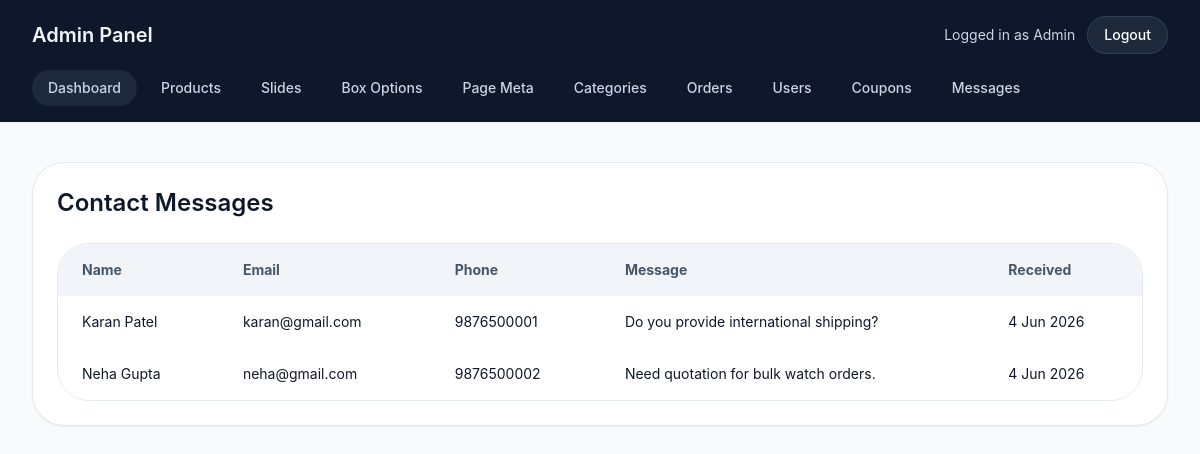
Page /admin/messages.php (signed in) on the committed database.
### tables this page shows
CREATE TABLE IF NOT EXISTS users (
    id INT AUTO_INCREMENT PRIMARY KEY,
    name VARCHAR(120) NOT NULL,
    phone VARCHAR(20) DEFAULT NULL,
    email VARCHAR(150) NOT NULL UNIQUE,
    password VARCHAR(255) NOT NULL,
    role ENUM('user','admin') NOT NULL DEFAULT 'user',
    created_at TIMESTAMP DEFAULT CURRENT_TIMESTAMP
);

CREATE TABLE IF NOT EXISTS contact_messages (
    id INT AUTO_INCREMENT PRIMARY KEY,
    name VARCHAR(120) NOT NULL,
    email VARCHAR(150) NOT NULL,
    phone VARCHAR(20) NOT NULL,
    message TEXT NOT NULL,
    created_at TIMESTAMP DEFAULT CURRENT_TIMESTAMP
);

### includes/functions.php (called while the page is built, shortened)
<?php
require_once __DIR__ . '/db.php';
function sanitize($value) {
    return htmlspecialchars(trim($value), ENT_QUOTES, 'UTF-8');
}
function isLoggedIn() {
    return !empty($_SESSION['user_id']);
}
function getCurrentUser() {
    global $pdo;
    $stmt = $pdo->prepare('SELECT id, name, email FROM users WHERE id = ?');
    $stmt->execute([$_SESSION['user_id']]);
    return $stmt->fetch();
}

### admin/messages.php (the view, shortened to what this page needs)
<?php
require_once __DIR__ . '/_header.php';
$messages = $pdo->query('SELECT * FROM contact_messages ORDER BY created_at DESC')->fetchAll();
?>
<div class="rounded-[2rem] border border-slate-200 bg-white p-6 shadow-sm">
    <h2 class="text-2xl font-semibold text-slate-900">Contact Messages</h2>
    <div class="mt-6 overflow-hidden rounded-[2rem] border border-slate-200">
        <table class="w-full border-separate border-spacing-0 text-left text-sm">
            <thead class="bg-slate-100 text-slate-600"><tr><th class="px-6 py-4">Name</th><th class="px-6 py-4">Email</th><th class="px-6 py-4">Phone</th><th class="px-6 py-4">Message</th><th class="px-6 py-4">Received</th></tr></thead>
            <tbody>
                <?php foreach ($messages as $message): ?>
                    <tr class="border-t border-slate-200 bg-white">
                        <td class="px-6 py-4"><?= sanitize($message['name']) ?></td>
                        <td class="px-6 py-4"><?= sanitize($message['email']) ?></td>
                        <td class="px-6 py-4"><?= sanitize($message['phone']) ?></td>
                        <td class="px-6 py-4"><?= nl2br(sanitize($message['message'])) ?></td>
                        <td class="px-6 py-4"><?= date('j M Y', strtotime($message['created_at'])) ?></td>
                    </tr>
                <?php endforeach; ?>
            </tbody>
        </table>
    </div>
</div>
<?php require_once __DIR__ . '/_footer.php'; ?>

### admin/_header.php (shortened to what this page needs)
<?php
require_once __DIR__ . '/../includes/functions.php';
$adminName = sanitize($_SESSION['user_id'] ? getCurrentUser()['name'] : 'Admin');
?>
<!DOCTYPE html>
<html lang="en">
<head>
    <script src="https://cdn.tailwindcss.com"></script>
    <link rel="stylesheet" href="https://cdnjs.cloudflare.com/ajax/libs/font-awesome/6.5.2/css/all.min.css" />
</head>
<body class="min-h-screen bg-slate-50 text-slate-900 font-body">
<header class="bg-slate-900 text-slate-100 shadow-sm">
    <div class="mx-auto flex max-w-7xl flex-col gap-4 px-4 py-4 sm:px-6 lg:px-8">
        <div class="flex items-center justify-between gap-4">
            <a href="<?= BASE_URL ?>/admin/dashboard.php" class="text-xl font-semibold">Admin Panel</a>
            <div class="flex items-center gap-3">
                <span class="text-sm text-slate-300">Logged in as <?= $adminName ?></span>
                <a href="<?= BASE_URL ?>/admin/logout.php" class="rounded-full border border-slate-700 bg-slate-800 px-4 py-2 text-sm font-medium text-white hover:bg-slate-700">Logout</a>
            </div>
        </div>
        <nav class="flex flex-wrap gap-2 text-sm font-medium text-slate-300">
            <a href="<?= BASE_URL ?>/admin/dashboard.php" class="rounded-full bg-slate-800 px-4 py-2 hover:bg-slate-700">Dashboard</a>
            <a href="<?= BASE_URL ?>/admin/products.php" class="rounded-full px-4 py-2 hover:bg-slate-700">Products</a>
            <a href="<?= BASE_URL ?>/admin/slides.php" class="rounded-full px-4 py-2 hover:bg-slate-700">Slides</a>
            <a href="<?= BASE_URL ?>/admin/box-options.php" class="rounded-full px-4 py-2 hover:bg-slate-700">Box Options</a>
            <a href="<?= BASE_URL ?>/admin/page-meta.php" class="rounded-full px-4 py-2 hover:bg-slate-700">Page Meta</a>
            <a href="<?= BASE_URL ?>/admin/categories.php" class="rounded-full px-4 py-2 hover:bg-slate-700">Categories</a>
            <a href="<?= BASE_URL ?>/admin/orders.php" class="rounded-full px-4 py-2 hover:bg-slate-700">Orders</a>
            <a href="<?= BASE_URL ?>/admin/users.php" class="rounded-full px-4 py-2 hover:bg-slate-700">Users</a>
            <a href="<?= BASE_URL ?>/admin/coupons.php" class="rounded-full px-4 py-2 hover:bg-slate-700">Coupons</a>
            <a href="<?= BASE_URL ?>/admin/messages.php" class="rounded-full px-4 py-2 hover:bg-slate-700">Messages</a>
        </nav>
    </div>
</header>
<main class="mx-auto max-w-7xl px-4 py-10 sm:px-6 lg:px-8">

### rows in the picture
users: name "Admin"
contact_messages: name "Karan Patel", email "karan@gmail.com", phone "9876500001", message "Do you provide international shipping?", created_at "4 Jun 2026"
contact_messages: name "Neha Gupta", email "neha@gmail.com", phone "9876500002", message "Need quotation for bulk watch orders.", created_at "4 Jun 2026"
